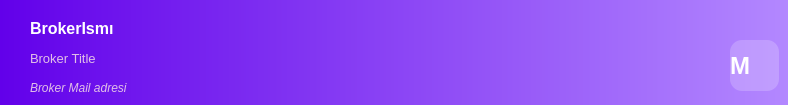
                 <widget class="QFrame" name="BrokerInfoFrame">
                  <property name="sizePolicy">
                   <sizepolicy hsizetype="Expanding" vsizetype="Expanding">
                    <horstretch>0</horstretch>
                    <verstretch>0</verstretch>
                   </sizepolicy>
                  </property>
                  <property name="minimumSize">
                   <size>
                    <width>0</width>
                    <height>50</height>
                   </size>
                  </property>
                  <property name="maximumSize">
                   <size>
                    <width>16777215</width>
                    <height>130</height>
                   </size>
                  </property>
                  <property name="styleSheet">
                   <string notr="true">/* Soldan Sağa Mor Gradyan */
    background-color: qlineargradient(spread:pad, x1:0, y1:0, x2:1, y2:0, stop:0 #6200EA, stop:1 #B388FF);
    
    border-radius: 15px;       /* Köşeleri ovalleştir */
    border: none;              /* Çerçeve olmasın */</string>
                  </property>
                  <property name="frameShape">
                   <enum>QFrame::Shape::StyledPanel</enum>
                  </property>
                  <property name="frameShadow">
                   <enum>QFrame::Shadow::Raised</enum>
                  </property>
                  <widget class="QLabel" name="label_32">
                   <property name="geometry">
                    <rect>
                     <x>30</x>
                     <y>20</y>
                     <width>91</width>
                     <height>16</height>
                    </rect>
                   </property>
                   <property name="styleSheet">
                    <string notr="true">color: #FFFFFF;            /* Beyaz yazı */
    font-size: 16px;           /* Büyük punto */
    font-weight: bold;         /* Kalın */
    background: transparent;</string>
                   </property>
                   <property name="text">
                    <string>BrokerIsmı</string>
                   </property>
                  </widget>
                  <widget class="QLabel" name="label_33">
                   <property name="geometry">
                    <rect>
                     <x>30</x>
                     <y>50</y>
                     <width>81</width>
                     <height>16</height>
                    </rect>
                   </property>
                   <property name="styleSheet">
                    <string notr="true">color: #E1BEE7;            /* Hafif soluk mor/beyaz (Tam beyaz değil) */
    font-size: 13px;
    font-weight: normal;       /* Normal kalınlık */
    background: transparent;</string>
                   </property>
                   <property name="text">
                    <string>Broker Title</string>
                   </property>
                  </widget>
                  <widget class="QLabel" name="label_37">
                   <property name="geometry">
                    <rect>
                     <x>30</x>
                     <y>80</y>
                     <width>211</width>
                     <height>16</height>
                    </rect>
                   </property>
                   <property name="styleSheet">
                    <string notr="true">color: #E1BEE7;            /* Unvan ile aynı ton */
    font-size: 12px;
    font-style: italic;        /* İstersen hafif eğik yapabilirsin */
    background: transparent;</string>
                   </property>
                   <property name="text">
                    <string>Broker Mail adresi</string>
                   </property>
                  </widget>
                  <widget class="QLabel" name="label_38">
                   <property name="geometry">
                    <rect>
                     <x>730</x>
                     <y>40</y>
                     <width>49</width>
                     <height>51</height>
                    </rect>
                   </property>
                   <property name="styleSheet">
                    <string notr="true">/* Yarı Şeffaf Beyaz Arka Plan (%20 görünürlük) */
    background-color: rgba(255, 255, 255, 50); 
    
    color: #FFFFFF;            /* Harf rengi beyaz */
    font-size: 24px;           /* Büyük M harfi */
    font-weight: bold;
    border-radius: 12px;       /* Kutunun köşelerini yumuşat */
    
    /* Harfi ortalamak için (Layout kullanmadığın için property ile) */
    qproperty-alignment: AlignCenter;</string>
                   </property>
                   <property name="text">
                    <string>M</string>
                   </property>
                  </widget>
                 </widget>
